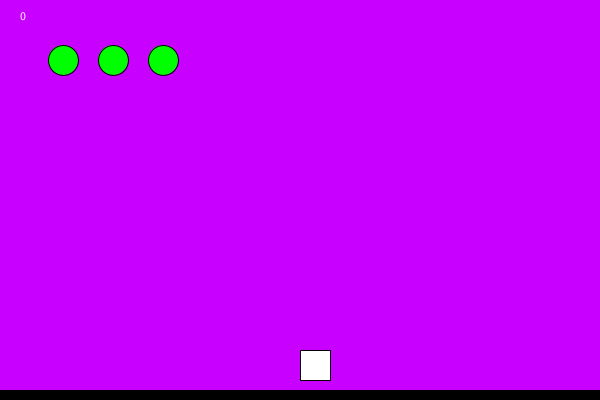
Frame 1 (no input)
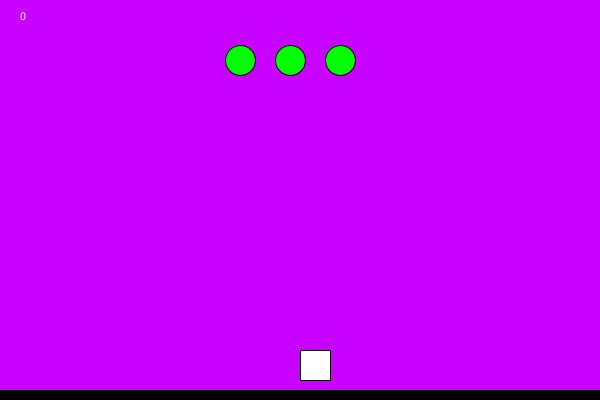
Frame 60 (the mouse pressed at the canvas centre just before this capture)
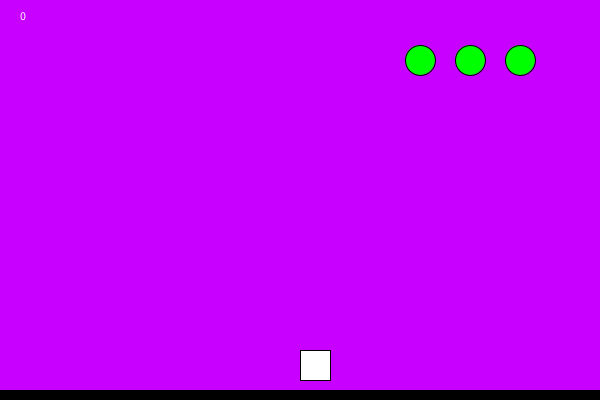
Frame 120 (the mouse held since frame 60 and released just before this capture)

The Processing sketch that drew these frames (run headless with seeded random() and noise(); from frame 60 on, the mouse is pressed at the canvas centre):

// Processing sketch: Space_Invaders
// ── Space_Invaders.pde
float x = 100;
float y = 360;
float angle1 = 0.0;
float segLength = 50;
 
ArrayList bullets = new ArrayList();
ArrayList enemies = new ArrayList(); 
 
int score;
int numCol= 10;
int Game_over = 0;
 
Boolean keyLftPressed = false, keyRghtPressed = false;
//Boolean mouseLftPressed = false;
 
Player player1;
Enemy testEnemy;
 
void setup() {
  noCursor();
  size(600,400);
  imageMode(CENTER);
  startGame();
}
 
void startGame(){
  player1 = new Player(); 
  bullets = new ArrayList();
  enemies = new ArrayList(); 
  spawnEnemies();
}
 
 
void draw() {
  background(200,0,255);
  fill(0);
  rect(0,390,600,10);
  fill(222,222,222);
  fill(255);
  text(score, 20,20);
  player1.display();
  movePlayer1();
  handleEnemies();
  handleBullets();
  gamewon();
}
 
void spawnEnemies() {
  for (int i = 0; i < 3; i++) {
    float x = width*.1 + i%numCol*50;
    float y = 60 + int(i/numCol)*60 ;
    enemies.add(new Enemy(x, y));
  }
}
 
void handleEnemies() {
  for (int i = 0; i < enemies.size(); i++) {
    Enemy enemy = (Enemy) enemies.get(i);
    enemy.move();
    enemy.display();
    enemy.hitCheck();
    if (random(1) > .995) {
    }
  }
}
 
void handleBullets() {
  for (int i = 0; i < bullets.size(); i++) {
    Bullet b = (Bullet) bullets.get(i);
    b.move();
    b.display();
  }
}
 
void movePlayer1() {
  if (keyLftPressed) {
    player1.x -=10;
  }
  if (keyRghtPressed) {
    player1.x +=10;
  }
}
 
void keyPressed() {
  if (keyCode == LEFT) {
    keyLftPressed = true;
  }
  else {
    if (keyCode == RIGHT) {
      keyRghtPressed = true;
    }
    else {
      if (mousePressed) {
        player1.shoot();
       }
      }
     }
    }
 
void keyReleased() {
  if (keyCode == LEFT) {
    keyLftPressed = false;
  }
  else {
    if (keyCode == RIGHT) {
      keyRghtPressed = false;
    }
  }
}  
 
 //Bullet
 
class Bullet {
  float x, y;
  float velocity;
 
  Bullet(float x, float y, float velocity) {
    this.x = x;
    this.y = y;
    this.velocity = velocity;
  }
 
  void display(){
    fill(80);
    rect(this.x, this.y, 5,15);
  }
 
  void move(){
    this.y+=this.velocity;
    if (this.y > height || this.y < 0){
      bullets.remove(this);
    }
  }
}
 
//Enemy
 
class Enemy {
  float x, y;
  float velocity;
  Enemy(float x, float y) {
    this.x = x;
    this.y = y;
    this.velocity = 3;
  }
 
  void display() {
    fill(0,255,0);
    ellipse(this.x, this.y, 30, 30);
    noFill();
  }
 
  void move() {
    this.x+=this.velocity;
    if (this.x > width*.9) {
      this.x = width*.9;
      this.velocity *= -1;
      this.y+=30;
    }
 
    if (this.x < width*.1) {
      this.velocity*=-1;
      this.x = width*.1;
      this.y+=30;
    }
  }  
 
  void hitCheck() {
    for (int i = 0; i < bullets.size(); i++){
    Bullet b = (Bullet) bullets.get(i);      
    float distBetween = dist(b.x, b.y, this.x, this.y);
    if (distBetween < 15 && b.velocity < 0){
      score++;
    enemies.remove(this);
    float x = width*.1 + i%numCol*50;
    float y = 60 + int(i/numCol)*60 ;
    enemies.add(new Enemy(x, y));
 
      }
    }
  }
}
 
class Player {
  float x, y;
  int lives;
  int score;
  boolean canShoot;
  int timeLastShot;
  int coolDown;
 
  Player() {
    this.x = width/2;
    this.y = height-50;
    this.lives = 3;
    this.timeLastShot = 0;
    this.coolDown = 200;
  }
 
  void display() {
    rect(this.x, this.y, 30, 30);
  }
 
  void shoot() {
    if (millis() - timeLastShot > coolDown) {
      Bullet bullet = new Bullet(this.x+12.5, this.y, -5);
      bullets.add(bullet);
      timeLastShot = millis();
    }
  }
 
  void gameFinish() {
    {
      for (int i = 0; i < 3; i++)
           {      
    fill(color(255,0,0));
    fill(255, 0, 0);
    textAlign(CENTER);
    text("Game over", width/2, height/2 - 50);
    text(" Final score : "+ score, width/2, height/2 + 50);
           }
    }
  }
}
 
 void gamewon()
    {
      if (score == 20)
      {
    background(0);
    fill(color(255,0,0));
    fill(255, 0, 0);
    textAlign(CENTER);
    text("Congratulations you won!", width/2, height/5);
    text(" Your final score is : "+ score, width/2, height/5 + 30);
    text("Do you wish to continue?",width/2, height/2);  
    text(" If so press Y to Continue or N to exit ", width/2, height/2+30);
    noLoop();
      }
    }     
